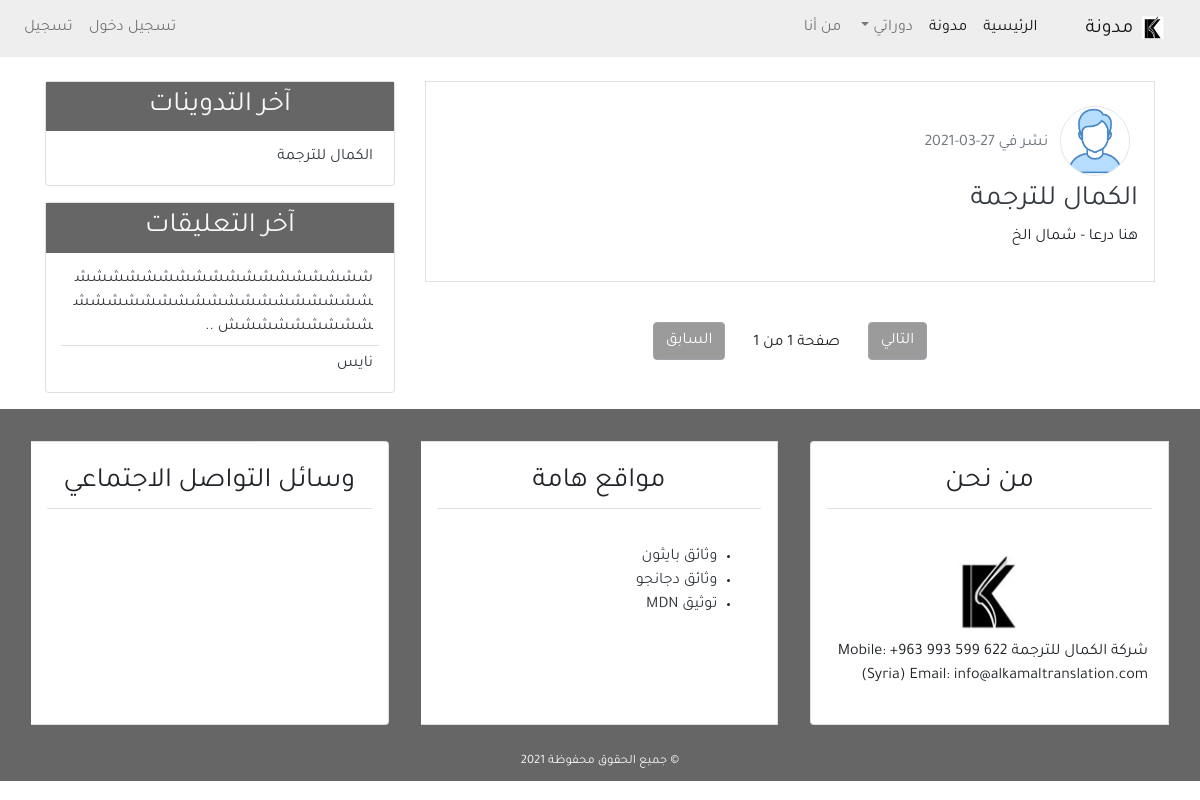
Page /blog on the committed database.
### blog/models.py (models this page shows, shortened)
class Post(models.Model):
    title = models.CharField(max_length=100)
    content = models.TextField()
    post_date = models.DateTimeField(default=timezone.now)
    post_update = models.DateTimeField(auto_now=True)
    author = models.ForeignKey(User, on_delete=models.CASCADE)
    class Meta:
        ordering = ('-post_date', )

class Comment(models.Model):
    name = models.CharField(max_length=50, verbose_name='الاسم')
    email = models.EmailField(verbose_name='البريد الإلكتروني')
    body = models.TextField(verbose_name='التعليق')
    comment_date = models.DateTimeField(auto_now_add=True)
    active = models.BooleanField(default=False)
    post = models.ForeignKey(
        Post, on_delete=models.CASCADE, related_name='comments')
    class Meta:
        ordering = ('-comment_date',)

### user/models.py (models this page shows, shortened)
class Profile(models.Model):
    image = models.ImageField(default='default.jpg', upload_to='profile_pics')
    user = models.OneToOneField(User, on_delete=models.CASCADE)

### blog/views.py (the view)
# urls.py: path('blog', views.home, name='home'),
def home(request):
    posts = Post.objects.all()
    paginator = Paginator(posts, 5)
    page = request.GET.get('page')
    try:
        posts = paginator.page(page)
    except PageNotAnInteger:
        posts = paginator.page(1)
    except EmptyPage:
        posts = paginator.page(paginator.num_page)
    context = {
        'title': 'مدونة',
        'posts': posts,
        'page': page,
    }
    return render(request, 'blog/index.html', context)

### blog/templatetags/post_tag.py (called while the page is built)
@register.inclusion_tag('blog/latest_posts.html')
def latest_posts():
    context = {
        'l_posts': Post.objects.all()[0:5],
    }
    return context

@register.inclusion_tag('blog/latest_comments.html')
def latest_comments():
    context = {
        'l_comments': Comment.objects.filter(active=True)[:5],
    }
    return context

### blog/templates/blog/index.html (shortened to what this page needs)
{% extends 'blog/base.html' %}
{% block content %}
{% for post in posts %}
<div class="border p-3 mb-3">
    <img class="img-fluid rounded-circle border m-2" style="width: 70px; height:70px;"
        src="{{post.author.profile.image.url}}" alt="صورة الناشر">
    <span class="text-secondary">نشر في {{post.post_date|date:'d-m-Y'}}</span>
    <h3><a class="text-dark" href="{% url 'detail' post.id %}">{{post.title}}</a></h3>
    <p>{{post.content}}</p>
</div>
{% empty %}
<div class="border p-3 mb-3">
    <h3>لا يوجد تدوينات، إذا كان لديك حساب مسجل من قبل يمكنك <a href="{% url 'login' %}">تسجيل الدخول</a> والقيام بنشر
        أول تدوينة في الموقع.</h3>
</div>
{% endfor %}
{% include 'blog/pagination.html' with page=posts %}
{% endblock content %}

### blog/templates/blog/base.html (shortened to what this page needs)
{% load static %}
{% load post_tag %}
<!DOCTYPE html>
<html lang="ar">
<head>
    <link rel="stylesheet" href="{% static 'blog/css/bootstrap.min.css' %}">
    <link rel="stylesheet" href="{% static 'blog/css/main.css' %}">
</head>
<body>
    <header>
        <nav class="navbar navbar-expand-lg navbar-light bg-light">
            <a class="navbar-brand" href="#">
                <img src="{% static 'blog/images/mim-logo.png' %}" alt="شعار مدونة" width="30px">
                مدونة</a>
            <div class="collapse navbar-collapse" id="navbarSupportedContent">
                <ul class="navbar-nav">
                    <li class="nav-item active">
                        <a class="nav-link" href="{% url 'homepages1' %}">الرئيسية <span class="sr-only">(current)</span></a>
                    </li>
                    <li class="nav-item active">
                        <a class="nav-link" href="{% url 'home' %}">مدونة <span class="sr-only">(current)</span></a>
                    </li>
                    <li class="nav-item dropdown">
                        <a class="nav-link dropdown-toggle" href="#" id="navbarDropdown" role="button"
                            data-toggle="dropdown" aria-haspopup="true" aria-expanded="false">
                            دوراتي
                        </a>
                    </li>
                    <li class="nav-item">
                        <a class="nav-link" href="{% url 'about' %}">من أنا</a>
                    </li>
                </ul>
                {% if user.is_authenticated %}
                <ul class="navbar-nav mr-auto">
                    <li class="nav-item"><a class="nav-link" href="{% url 'new_post' %}">تدوينة جديدة</a></li>
                    <li class="nav-item"><a class="nav-link" href="{% url 'profile' %}">الملف الشخصي</a></li>
                    <li class="nav-item"><a class="nav-link" href="{% url 'logout' %}">تسجيل خروج</a></li>
                </ul>
                {% else %}
                <ul class="navbar-nav mr-auto">
                    <li class="nav-item"><a class="nav-link" href="{% url 'login' %}">تسجيل دخول</a></li>
                    <li class="nav-item"><a class="nav-link" href="{% url 'register' %}">تسجيل</a></li>
                </ul>
                {% endif %}
            </div>
        </nav>
    </header>
    <section>
        <div class="container">
            <div class="row mt-4">
                <div class="col-md-8">
                    {% block content %}
                    {% endblock content %}
                </div>
                <div class="col-md-4">
                    <div class="card mb-3">
                        <h3 class="text-center bg-secondary text-light p-2">آخر التدوينات</h3>
                        {% latest_posts %}
                    </div>
                    <div class="card mb-3">
                        <h3 class="text-center bg-secondary text-light p-2">آخر التعليقات</h3>
                        {% latest_comments %}
                    </div>
                </div>
            </div>
        </div>
    </section>
    <footer class="bg-secondary">
        <div class="container-fluid">
            <div class="row">
                <div class="col-md">
                    <div class="card-group mt-3">
                        <div class="card m-3">
                            <h3 class="card-title text-center border-bottom p-2 m-3">من نحن</h3>
                            <div class="card-body">
                                <div class="text-center">
                                    <img src="{% static 'blog/images/mim-logo.png' %}" alt="شعار مدونة" width="100px">
                                </div>
                                <p>
                                    شركة الكمال للترجمة
                                    Mobile: +963 993 599 622 (Syria)
                                    Email: info@alkamaltranslation.com
                                </p>
                            </div>
                        </div>
                        <div class="card m-3">
                            <h3 class="card-title text-center border-bottom p-2 m-3">مواقع هامة</h3>
                            <div class="card-body">
                                <ul>
                                    <li><a class="text-dark" href="https://www.python.org/doc/">وثائق بايثون</a></li>
                                    <li><a class="text-dark" href="https://docs.djangoproject.com/en/2.2/">وثائق
                                            دجانجو</a></li>
                                    <li><a class="text-dark" href="https://developer.mozilla.org/">توثيق MDN</a></li>
                                </ul>
                            </div>
                        </div>
                        <div class="card m-3">
                            <h3 class="card-title text-center border-bottom p-2 m-3">وسائل التواصل الاجتماعي</h3>
                            <h4 class="card-body text-center">
                            </h4>
                        </div>
                    </div>
                </div>
            </div>
            <div class="row p-2">
                <div class="col-md text-center">
                    <small class="text-light">&copy; جميع الحقوق محفوظة {% now 'Y' %}</small>
                </div>
            </div>
        </div>
    </footer>
</body>
</html>

### blog/templates/blog/pagination.html
<div class="pt-3 mt-4 mb-5 text-center">
    {% if page.has_next %}
    <a class="btn btn-secondary bg-secondary" href="?page={{page.next_page_number}}">التالي</a>
    {% else %}
    <a class="btn btn-secondary bg-secondary disabled" href="#">التالي</a>
    {% endif %}
    <span class="pr-4 pl-4">صفحة {{page.number}} من {{page.paginator.num_pages}}</span>
    {% if page.has_previous %}
    <a class="btn btn-secondary bg-secondary" href="?page={{page.previous_page_number}}">السابق</a>
    {% else %}
    <a class="btn btn-secondary bg-secondary disabled" href="#">السابق</a>
    {% endif %}
</div>

### blog/templates/blog/latest_posts.html
<ul class="list-group-flush latest-post">
    {% for post in l_posts %}
    <li class="list-group-item latest-post-item">
        <a class="text-dark" href="{% url 'detail' post.id %}">{{post.title}}</a>
    </li>
    {% empty %}
    <li class="list-group-item latest-post-item">لا يوجد تدوينات</li>
    {% endfor %}
</ul>

### blog/templates/blog/latest_comments.html
<ul class="list-group-flush latest-comment">
    {% for comment in l_comments %}
    <li class="list-group-item latest-comment-item">
        <a class="text-dark" href="{% url 'detail' comment.post.id %}">
            {% if comment.body|length > 40 %}
            {{comment.body|slice:'45'}} ..
            {% else %}
            {{comment.body}}
            {% endif %}
        </a>
    </li>
    {% empty %}
    <li class="list-group-item latest-comment-item">لا يوجد تعليقات</li>
    {% endfor %}
</ul>

### blog/static/blog/css/main.css (style rules this page uses)
html, body { direction: rtl; text-align: right; }
body { font-family: 'Tajawal', sans-serif; }
.bg-secondary { background-color: #666 !important; }
.bg-light { background-color: #EEE !important; }
.latest-post, .latest-comment { padding: 0 15px; }
.latest-post .latest-post-item, .latest-comment .latest-comment-item { padding: 6px; }
.latest-post li:first-child, .latest-comment li:first-child { border-top: 0; }
.latest-post li:last-child, .latest-comment li:last-child { border-bottom: 0; padding-bottom: 0; }

### rows in the picture
Post: author.profile.image (placeholder picture), post_date "27-03-2021", title "الكمال للترجمة", content "هنا درعا - شمال الخ"
Comment: body "ششششششششششششششششششششششششششششششششششششششششششششش"
Comment: body "نايس"

### other values in the picture
{{ page.paginator.num_pages }} "1"
